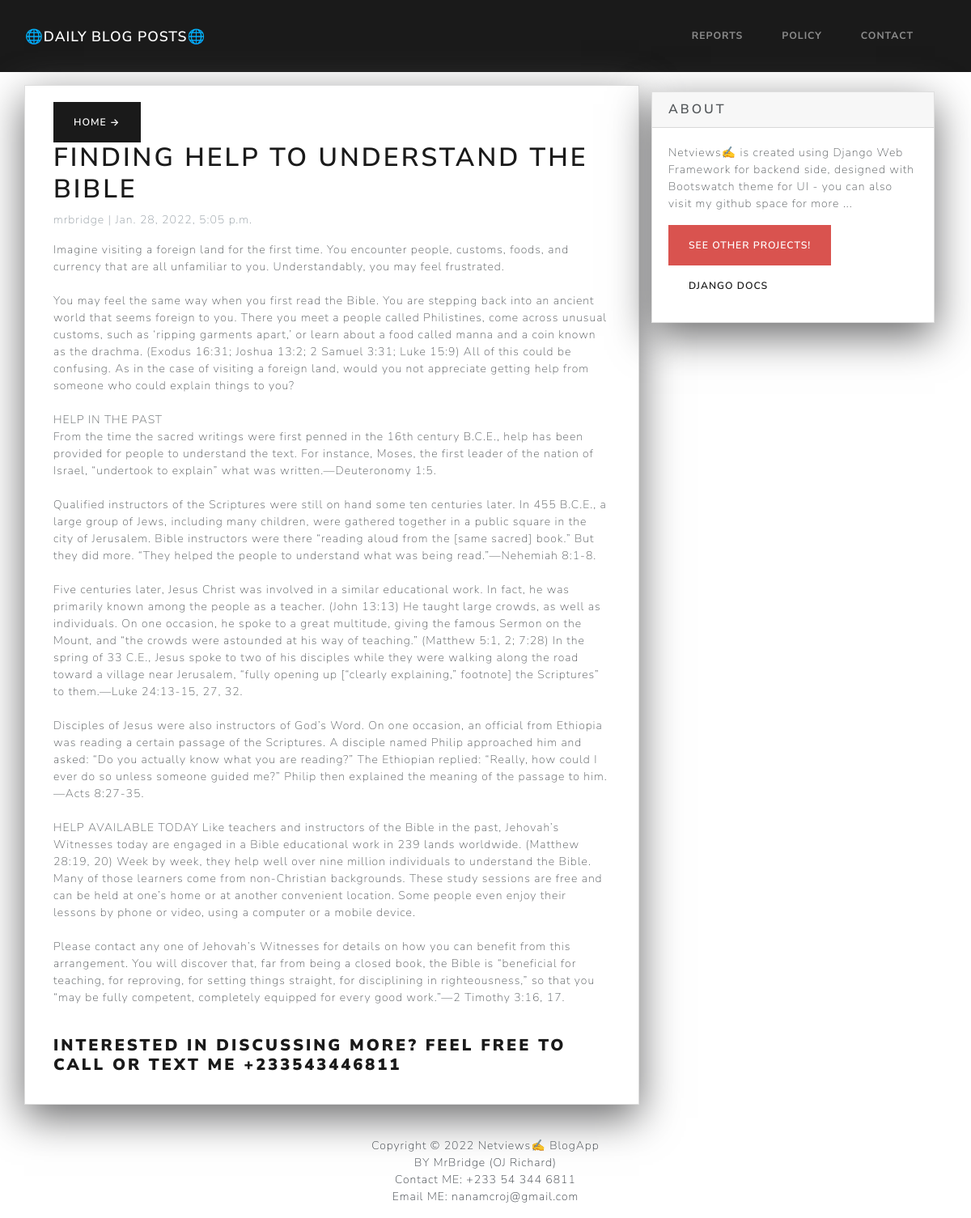
/Bible2/, run on the app's committed database.
### Netviews/models.py (models this page shows, shortened)
class Post(models.Model):
    title = models.CharField(max_length=200, unique=True)
    slug  = models.SlugField(max_length=200, unique=True)
    author = models.ForeignKey(User, on_delete=models.CASCADE, related_name='blog_posts')
    created_on = models.DateTimeField(auto_now_add=True)
    updated_on = models.DateTimeField(auto_now=True)
    content = models.TextField()
    status = models.IntegerField(choices=STATUS, default=0)
    class Meta:
        ordering = ['-created_on']

### Netviews/views.py (the view)
# urls.py: path('<slug:slug>/', views.DetailView.as_view(), name='post_detail'),
class DetailView(generic.DetailView):
    model = Post
    template_name = 'post_detail.html'

### Netviews/templates/post_detail.html
{% extends 'base.html' %}
{% block content %}
<div class="container">
  <div class="row">
    <div class="col-md-8 card mb-4  mt-3 left  top">
      <div class="card-body">
        <a href="{% url 'home' %}" class="btn btn-primary">Home &rarr;</a>
        <h1>{% block title %} {{ object.title }} {% endblock title %}</h1>
        <p class=" text-muted">{{ post.author }} | {{ post.created_on }}</p>
        <p class="card-text ">{{ object.content | safe }}</p>
      </div>
    </div>
    {% block sidebar %} {% include 'sidebar.html' %} {% endblock sidebar %}
  </div>
</div>
{% endblock content %}

### Netviews/templates/sidebar.html (style rules this page uses)
.card { box-shadow: 0 16px 48px #6a6a6b; }

### data on the page
Post: title "FINDING HELP TO UNDERSTAND THE BIBLE", author "mrbridge", created_on "Jan. 28, 2022, 5:05 p.m.", content "Imagine visiting a foreign land for the first time. You encounter people, customs, foods, and currency that are all unfamiliar to you. Understandably, you may feel frustrated. You may feel the same way when you first read the Bible. You are stepping back into an ancient world that seems foreign to you. There you meet a people called Philistines, come across unusual customs, such as ‘ripping garments apart,’ or learn about a food called manna and a coin known as the drachma. (Exodus 16:31; Joshua 13:2; 2 Samuel 3:31; Luke 15:9) All of this could be confusing. As in the case of visiting a foreign land, would you not appreciate getting help from someone who could explain things to you? HELP IN…"
